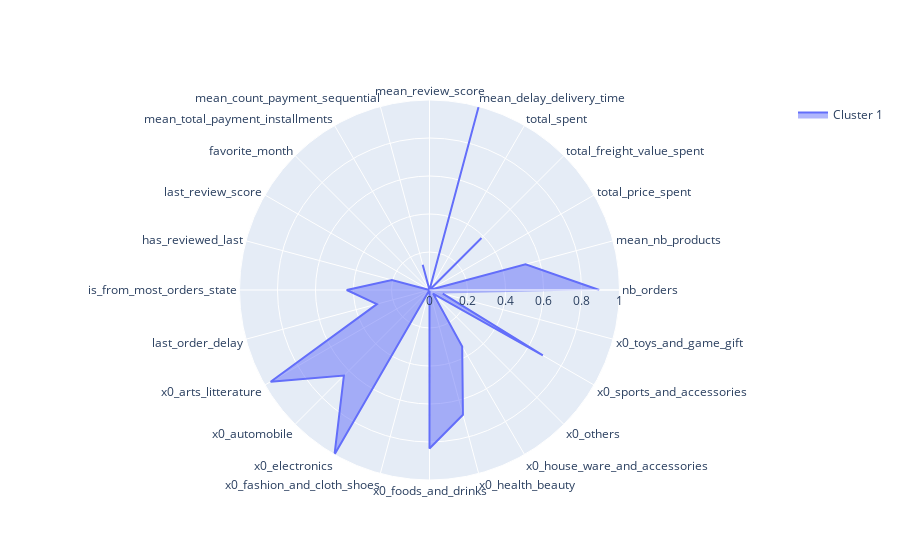

This figure's notebook cell:
### Markdown cell above
### 3 -  Cluster 1

### Code cell
utils2.plot_radars(kmeans_clusters,"kmeans_label_1",[1])

### Figure 1 — Plotly figure (JSON) as saved in the notebook; plotly's stock layout.template omitted (floating-point values rounded to 4 significant figures)
{"data": [{"fill": "toself", "name": "Cluster 1", "r": [0.8936, 0.5233, 0, 0.3868, 0, 1, 0, 0.1381, 0, 0, 0, 0.2051, 0.4357, 0.2866, 0.9654, 0.6372, 1, 0, 0.8345, 0.6798, 0.3442, 0.02653, 0.6889, 0.07229, 0.2866, 0.2866, 1], "theta": ["nb_orders", "mean_nb_products", "total_price_spent", "total_freight_value_spent", "total_spent", "mean_delay_delivery_time", "mean_review_score", "mean_count_payment_sequential", "mean_total_payment_installments", "favorite_month", "last_review_score", "has_reviewed_last", "is_from_most_orders_state", "last_order_delay", "x0_arts_litterature", "x0_automobile", "x0_electronics", "x0_fashion_and_cloth_shoes", "x0_foods_and_drinks", "x0_health_beauty", "x0_house_ware_and_accessories", "x0_others", "x0_sports_and_accessories", "x0_toys_and_game_gift"], "type": "scatterpolar"}], "layout": {"polar": {"radialaxis": {"range": [0, 1], "visible": true}}, "showlegend": true, "title": {"font": {"size": 18}, "text": "", "x": 0.5, "xanchor": "center", "y": 0.95, "yanchor": "top"}}}
